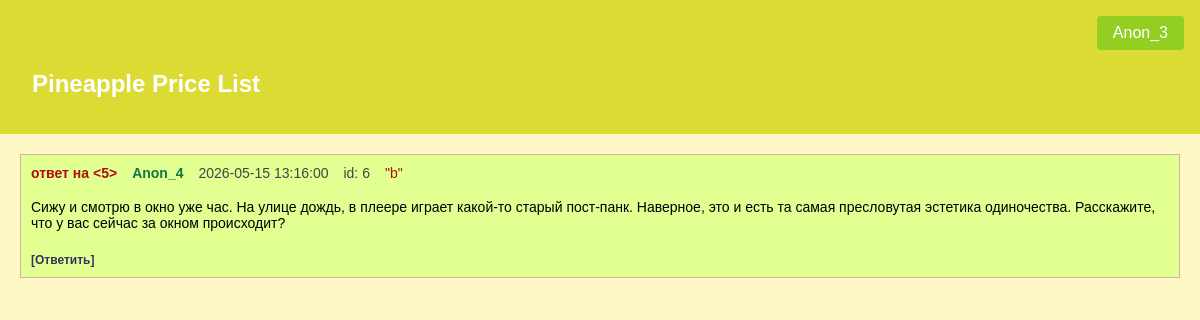
The page /post/6/ (signed in) on the database its author committed.
### data/users.py (models this page shows, shortened)
class User(SqlAlchemyBase, UserMixin):
    __tablename__ = 'users'
    name = sqlalchemy.Column(sqlalchemy.String, nullable=False, primary_key=True, unique=True)
    description = sqlalchemy.Column(sqlalchemy.String, nullable=True)
    picture = sqlalchemy.Column(sqlalchemy.BLOB, nullable=True)
    hashed_password = sqlalchemy.Column(sqlalchemy.String, nullable=False)

### data/posts.py (models this page shows)
class Post(SqlAlchemyBase):
    __tablename__ = 'posts'
    id = sqlalchemy.Column(sqlalchemy.Integer, primary_key=True, autoincrement=True, unique=True, nullable=False)
    reply_to = sqlalchemy.Column(sqlalchemy.Integer, nullable=False)
    content = sqlalchemy.Column(sqlalchemy.String, nullable=False)
    image = sqlalchemy.Column(sqlalchemy.BLOB, nullable=True)
    file = sqlalchemy.Column(sqlalchemy.String, nullable=True)
    created_date = sqlalchemy.Column(sqlalchemy.Integer, default=datetime.datetime.now)
    board_on = sqlalchemy.Column(sqlalchemy.String, sqlalchemy.ForeignKey('boards.name'))
    board = orm.relationship('Board')
    created_by = sqlalchemy.Column(sqlalchemy.String, sqlalchemy.ForeignKey('users.name'))
    user = orm.relationship('User')

### main.py (the view, shortened to what this page needs)
@app.route('/post/<int:post_id>')
@app.route('/post/<int:post_id>/')
def show_post(post_id):
    post = db_sess.query(Post).filter(Post.id == post_id).first()
    if post is None:
        abort(404)
    d = {'id': post.id, 'reply_to': post.reply_to, 'content': post.content,
         'image': base64.b64encode(post.image).decode('utf-8') if post.image else None, 'file': post.file,
         'created_date': datetime.datetime.fromtimestamp(post.created_date / 1000.0),
         'board_on': post.board_on, 'created_by': post.created_by}
    replies = db_sess.query(Post).filter(Post.reply_to == post_id).order_by(Post.created_date.desc()).all()
    repl = []
    return render_template('post.html', title='Пост №' + str(post.id), d=d, repl=repl)

### main.py (called while the page is built)
def format_greentext(text):
    if not text:
        return ''
    safe_text = str(escape(text))
    lines = safe_text.split('\n')
    formatted_lines = []
    for line in lines:
        if line.startswith('&gt;'):
            formatted_lines.append(f'<span class="greentext">{line}</span>')
        else:
            formatted_lines.append(line)
    return '\n'.join(formatted_lines)

@login_manager.user_loader
def load_user(name):
    return db_sess.get(User, name)

### templates/post.html (shortened to what this page needs)
{% extends 'base.html' %}
{% block content %}
<div class="thread-start">
    <div class="post-info">
        {% if d['reply_to'] == -1 %}
        <a class="ans-src" href="/board/{{ d['board_on'] }}">
            <span class="reply-to">тред на "{{ d['board_on'] }}"</span>
        </a>
        {% else %}
        <a class="ans-src" href="/post/{{ d['reply_to'] }}">
            <span class="reply-to">ответ на <{{ d['reply_to'] }}></span>
        </a>
        {% endif %}
        <a class="usr-src" href="/user/{{ d['created_by'] }}"><span class="poster-name">{{ d['created_by'] }}</span></a>
        <span class="post-date">{{ d['created_date'] }}</span>
        <span class="post-id">id: {{ d['id'] }}</span>
        <a class="ans-src" href="/board/{{ d['board_on'] }}">"{{ d['board_on'] }}"</a>
    </div>
    <div class="post-body">
        <blockquote class="post-message">{{ d['content'] | greentext | safe }}</blockquote>
    </div>
    <div class="post-actions">
        {% if current_user.is_authenticated %}
        <a href="/post/{{ d['id'] }}/reply">
            <button type="button">Ответить</button>
        </a>
        {% else %}
        <p class="error">Отвечать могут только зарегистрированные пользователи</p>
        {% endif %}
    </div>
</div>
{% endblock %}

### templates/base.html (shortened to what this page needs)
<!DOCTYPE html>
<html lang="en">
<head>
    <link rel="stylesheet" href="{{ url_for('static', filename='css/style.css') }}">
</head>
<body>
<nav class="navbar">
    <ul>
        {% if current_user.is_authenticated %}
        <a id="username" href="/user/{{ current_user.name }}">{{ current_user.name }}</a>
        {% else %}
        <p>
            <a href="/login">Вход</a>
            <a href="/register">Регистрация</a>
        </p>
        {% endif %}
    </ul>
    <h1><a href="/">Pineapple Price List</a></h1>
</nav>
{% block content %}
{% endblock %}
</body>
</html>

### static/css/style.css (style rules this page uses)
html, body { margin: 0; padding: 0; font-family: sans-serif; }
body { background-color: #fff6c7; }
nav { background-color: #dbdb34; padding: 1rem; }
button { background: none; border: none; color: #34345c; font-weight: bold; cursor: pointer; padding: 0; }
button::before { content: "["; }
button::after { content: "]"; }
nav ul { list-style: none; margin: 0; padding: 0; display: flex; justify-content: right; gap: 20px; }
nav a { text-decoration: none; color: white; font-family: Arial, sans-serif; padding: 0.5rem 1rem; transition: background 0.3s; }
#username { background-color: #93cf23; border-radius: 4px; }
.thread-start { background-color: #e2ff92; border: 1px solid #d9af9e; padding: 10px; margin: 20px; display: inline-block; min-width: 500px; font-size: 14px; }
.post-info { margin-bottom: 8px; display: flex; gap: 15px; }
.poster-name { color: #117743; font-weight: bold; }
.reply-to { color: #b10e0e; font-weight: bold; }
.post-id, .post-date { color: #444; }
.post-message { margin: 0; padding: 10px 0; white-space: pre-wrap; }
.post-actions { clear: both; padding-top: 0px; margin-bottom: 0px; display: flex; gap: 15px; }
.post-actions a { clear: both; padding-top: 10px; text-decoration: none; }
button { font-size: 12px; cursor: pointer; }
.ans-src { color: #b10e0e; text-decoration: none; }
.usr-src { color: #117743; text-decoration: none; }

### rows shown on the page
User: name "Anon_3"
Post: created_by "Anon_4", content|greentext "Сижу и смотрю в окно уже час. На улице дождь, в плеере играет какой-то старый пост-панк. Наверное, это и есть та самая пресловутая эстетика одиночества. Расскажите, что у вас сейчас за окном происходит?"

### other values the page prints
{{ d['reply_to'] }} "5"
{{ d['created_date'] }} "2026-05-15 13:16:00"
{{ d['id'] }} "6"
{{ d['board_on'] }} "b"
